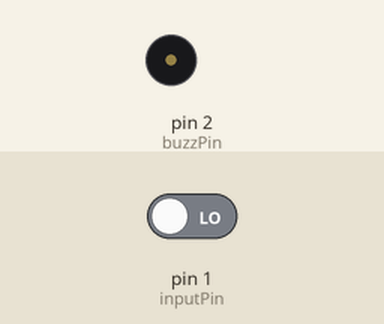
Simulated run of this sketch. Board: Arduino Uno, built with avr-gcc and run on an emulated ATmega328P. Parts: buzzer (waves = sounding, pin HIGH). The test bench sets the inputs (shaded band); at power-on: pin 1 (inputPin) LOW.

Above: at 1.2 s.
1.3 s: pin 1 (inputPin) driven HIGH
At 2.5 s:
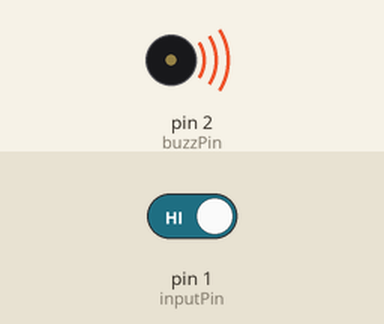
2.8 s: pin 1 (inputPin) driven LOW
At 5.0 s:
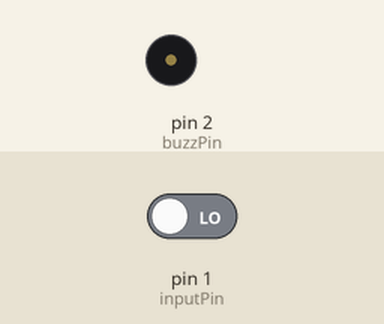
Timing chart, 0 to 6.5 s (numbered marks = the images above; inputs shaded):
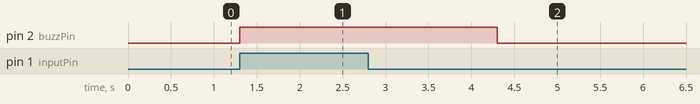

Measured:
- after the input at 1.3 s, pin 2 (buzzPin): LOW → HIGH at once
- after the input at 2.8 s, pin 2 (buzzPin): HIGH → LOW after 1.5 s

The sketch:

buzz_timer.ino
```cpp
void buzz_timer();
int inputPin = 1; //setting up the pins, change the pins here
int buzzPin = 2;

void setup(){//Setting up the pin
  pinMode(inputPin, INPUT); //pin that handles the incoming input
  pinMode(buzzPin, OUTPUT); //pin that handles the buzz
}

void loop(){
int buzz_flag = 0; //check if the buzzer has been turn on once. 1 means it has been turned on once.

buzz_timer(inputPin, buzzPin, &buzz_flag);
}

void buzz_timer(int input, int buzz, int * flag){
  digitalWrite(buzz, LOW); //turn the buzzer off no matter what
  if (digitalRead(input) && *flag == 0){ //if inputPin is HIGH and buzzer has not been turned on.
    digitalWrite(buzz, HIGH); //turn the buzzer on
    delay(3000); //hold it for 3 seconds
  }
  digitalWrite(buzz, LOW); //turn off the buzzer
  *flag = 1; //set the flag to 1
}
```
